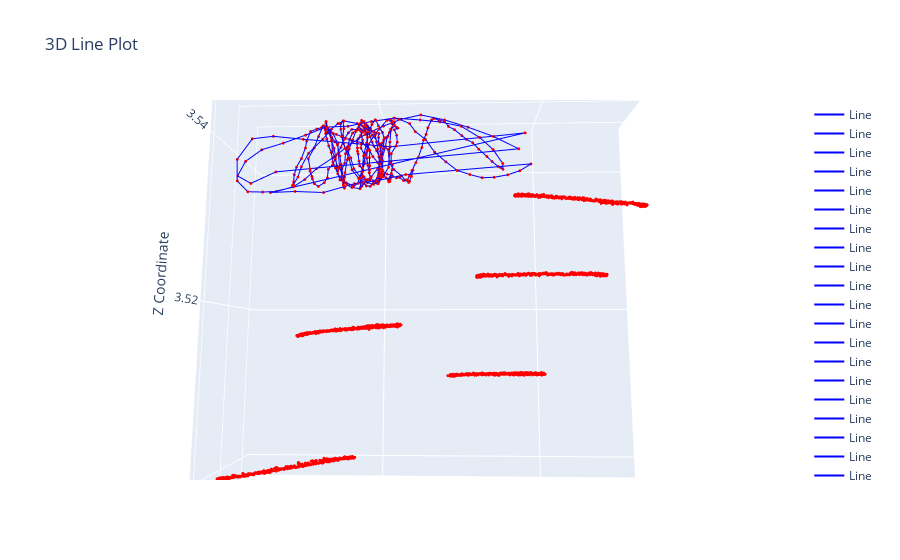

Source (notebook cell):
### Code cell
coords = np.array(ball3d)  # Update this line based on your actual data
coords_sticker = np.array([x for p in sticker3d for x in p.values()])
# Create line connections between sequential points
connections = [[a, b] for a, b in zip(range(len(coords)-1), range(1, len(coords)))]
coords = np.concatenate([coords, coords_sticker], 0)
print(coords.shape)
# Calculate max range to set equal axes
x_range = [coords[:, 0].min(), coords[:, 0].max()]
y_range = [coords[:, 1].min(), coords[:, 1].max()]
z_range = [coords[:, 2].min(), coords[:, 2].max()]

# Find the maximum range
max_range = max(x_range[1] - x_range[0], y_range[1] - y_range[0], z_range[1] - z_range[0])

# Calculate the mid points for each axis
x_mid = sum(x_range) / 2
y_mid = sum(y_range) / 2
z_mid = sum(z_range) / 2

# Set the range for each axis to be the max range centered around the mid point
x_range = [x_mid - max_range / 2, x_mid + max_range / 2]
y_range = [y_mid - max_range / 2, y_mid + max_range / 2]
z_range = [z_mid - max_range / 2, z_mid + max_range / 2]

# Create the figure object
fig = go.Figure()

# Add lines between connected points
for conn in connections:
    fig.add_trace(go.Scatter3d(
        x=[coords[conn[0], 0], coords[conn[1], 0]],
        y=[coords[conn[0], 1], coords[conn[1], 1]],
        z=[coords[conn[0], 2], coords[conn[1], 2]],
        mode='lines',
        line=dict(color='blue', width=2),
        name='Line'
    ))

# Add markers for each point
fig.add_trace(go.Scatter3d(
    x=coords[:, 0],
    y=coords[:, 1],
    z=coords[:, 2],
    mode='markers',
    marker=dict(size=1, color='red'),
    name='Points'
))

# Update plot appearance
fig.update_layout(
    title="3D Line Plot",
    scene=dict(
        xaxis_title='X Coordinate',
        yaxis_title='Y Coordinate',
        zaxis_title='Z Coordinate',
        xaxis=dict(range=x_range, autorange=False),
        yaxis=dict(range=y_range, autorange=False),
        zaxis=dict(range=z_range, autorange=False),
        aspectmode='manual'
        #,
        #aspectratio=dict(x=1, y=1, z=1)
    )
)

# Show the plot
fig.show()
